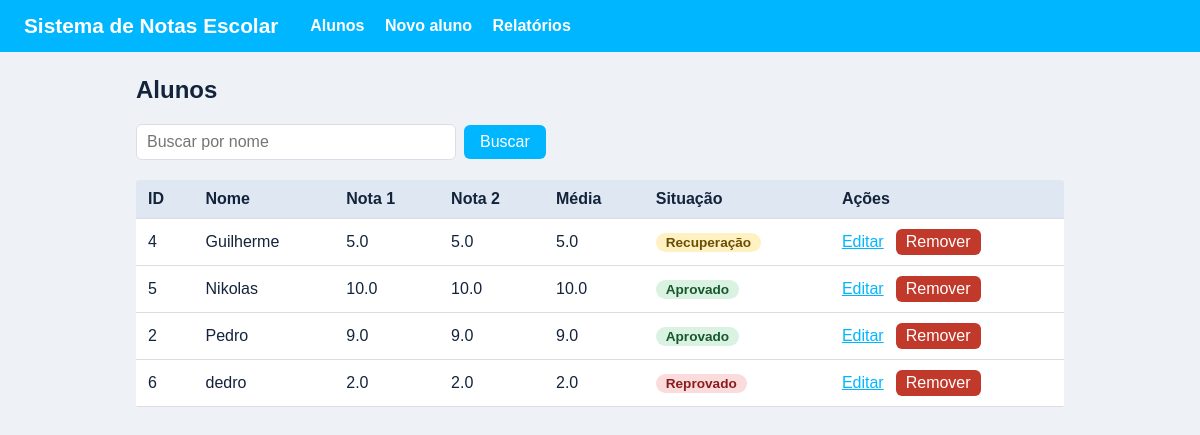
The page / on the database its author committed.
### tables this page shows
CREATE TABLE alunos (
            id INTEGER PRIMARY KEY AUTOINCREMENT,
            nome TEXT NOT NULL,
            nota1 REAL NOT NULL,
            nota2 REAL NOT NULL
        );

### Sistema-de-notas-main/app.py (the view)
@app.route("/")
def inicio():
    busca = request.args.get("busca", "").strip()
    if busca != "":
        alunos = banco.buscar_por_nome(busca)
    else:
        alunos = banco.listar_alunos()
    return render_template("index.html", alunos=preparar(alunos), busca=busca)

### Sistema-de-notas-main/app.py (called while the page is built)
def preparar(alunos):
    lista = []
    for id_aluno, nome, nota1, nota2 in alunos:
        media = utilidades.calcular_media(nota1, nota2)
        lista.append({
            "id": id_aluno,
            "nome": nome,
            "nota1": nota1,
            "nota2": nota2,
            "media": media,
            "situacao": utilidades.situacao(media),
            "classe": CLASSES[utilidades.situacao(media)],
        })
    return lista

### Sistema-de-notas-main/banco.py (called while the page is built)
def conectar():
    return sqlite3.connect(CAMINHO_BANCO)

def listar_alunos():
    conn = conectar()
    linhas = conn.execute(
        'SELECT id, nome, nota1, nota2 FROM alunos ORDER BY nome'
    ).fetchall()
    conn.close()
    return linhas

### Sistema-de-notas-main/utilidades.py (called while the page is built)
def calcular_media(nota1, nota2):
   return (nota1 + nota2) / 2

def situacao(media):
   if media >= 7:
      return "Aprovado"
   elif media >= 5 and media < 7:
      return "Recuperação"
   else:
      return "Reprovado"

### Sistema-de-notas-main/templates/index.html (shortened to what this page needs)
{% extends "base.html" %}
{% block conteudo %}
<h2>Alunos</h2>
<form method="get" class="busca">
    <input type="text" name="busca" value="{{ busca }}" placeholder="Buscar por nome">
    <button type="submit">Buscar</button>
</form>
{% if alunos %}
<div class="rolagem">
    <table>
        <thead>
            <tr>
                <th>ID</th>
                <th>Nome</th>
                <th>Nota 1</th>
                <th>Nota 2</th>
                <th>Média</th>
                <th>Situação</th>
                <th>Ações</th>
            </tr>
        </thead>
        <tbody>
            {% for aluno in alunos %}
            <tr>
                <td>{{ aluno.id }}</td>
                <td>{{ aluno.nome }}</td>
                <td>{{ "%.1f " |format(aluno.nota1) }}</td>
                <td>{{ "%.1f " |format(aluno.nota2) }}</td>
                <td>{{ "%.1f " |format(aluno.media) }}</td>
                <td><span class="selo {{ aluno.classe }}">{{ aluno.situacao }}</span></td>
                <td class="acoes">
                    <a href="{{ url_for('editar', id_aluno=aluno.id) }}">Editar</a>
                    <form action="{{ url_for('remover', id_aluno=aluno.id) }}" method="post"
                        onsubmit="return confirm ('Remover {{ aluno.id }}?')"><button type="submit"
                            class="perigo">Remover</button></form>
                </td>
            </tr>
            {% endfor %}
        </tbody>
    </table>
</div>
{% else %}
<p>Nenhum aluno encontrado. <a href="{{ url_for('novo') }}">Cadastre o primeiro!</a></p>
{% endif %}
{% endblock %}

### Sistema-de-notas-main/templates/base.html (shortened to what this page needs)
<!DOCTYPE html>
<html lang="pt-BR">
<head>
    <link rel="stylesheet" href="{{ url_for('static', filename='style.css') }}">
</head>
<body>
    <header>
        <h1>Sistema de Notas Escolar</h1>
        <nav>
            <a href="{{ url_for('inicio') }}">Alunos</a>
            <a href="{{ url_for('novo') }}">Novo aluno</a>
            <a href="{{ url_for('relatorio') }}">Relatórios</a>
        </nav>
    </header>
    <main>
        {% block conteudo %} {% endblock %}
    </main>
</body>
</html>

### Sistema-de-notas-main/static/style.css (style rules this page uses)
:root { --principal: #00b7ff; --fundo: #eef2f7; --texto: #13233b; --borda: #dfdbe6; }
* { box-sizing: border-box; }
body { margin: 0; font-family: Arial, Helvetica, sans-serif; background-color: var(--fundo); color: var(--texto); }
header { background-color: var(--principal); color: #fff; padding: 14px 24px; display: flex; flex-wrap: wrap; align-items: center; gap: 12px 32px; }
header h1 { margin: 0; font-size: 1.3rem; }
nav a { color: #fff; margin-right: 1rem; text-decoration: none; font-weight: 600; }
main { max-width: 960px; margin: 24px auto; padding: 0 16px; }
h2 { margin-top: 0; }
a { color: var(--principal); }
.busca { display: flex; gap: 8px; align-items: center; bottom: 16px; flex-wrap: wrap; }
input[type=text] { padding: 8px 10px; border: 1px solid var(--borda); border-radius: 6px; font: inherit; width: 100%; max-width: 320px; }
button { font: inherit; font-weight: 600px; padding: 8px 16px; border: 0; border-radius: 6px; background-color: var(--principal); color: #fff; cursor: pointer; }
button.perigo { background-color: #c0392b; padding: 4px 10px; }
.rolagem { overflow-x: auto; padding-top: 20px; }
table { width: 100%; border-collapse: collapse; background-color: #fff; border-radius: 2px; overflow: hidden; }
th, td { padding: 10px 12px; text-align: left; border-bottom: 1px solid var(--borda); white-space: nowrap; }
th { background-color: #dfe7f2; }
.acoes { display: flex; gap: 12px; align-items: center; }
.acoes form { margin: 0; }
.selo { padding: 2px 10px; border-radius: 999px; font-size: .85rem; font-weight: 600; }
.selo.aprovado { background-color: #d9f2e1; color: #17582d; }
.selo.recuperacao { background-color: #fff1c2; color: #6b4e00; }
.selo.reprovado { background-color: #fbdcdc; color: #8a1c1c; }

### rows shown on the page
alunos: id "4", nome "Guilherme", nota1 "5.0", nota2 "5.0", media "5.0", situacao "Recuperação"
alunos: id "5", nome "Nikolas", nota1 "10.0", nota2 "10.0", media "10.0", situacao "Aprovado"
alunos: id "2", nome "Pedro", nota1 "9.0", nota2 "9.0", media "9.0", situacao "Aprovado"
alunos: id "6", nome "dedro", nota1 "2.0", nota2 "2.0", media "2.0", situacao "Reprovado"
